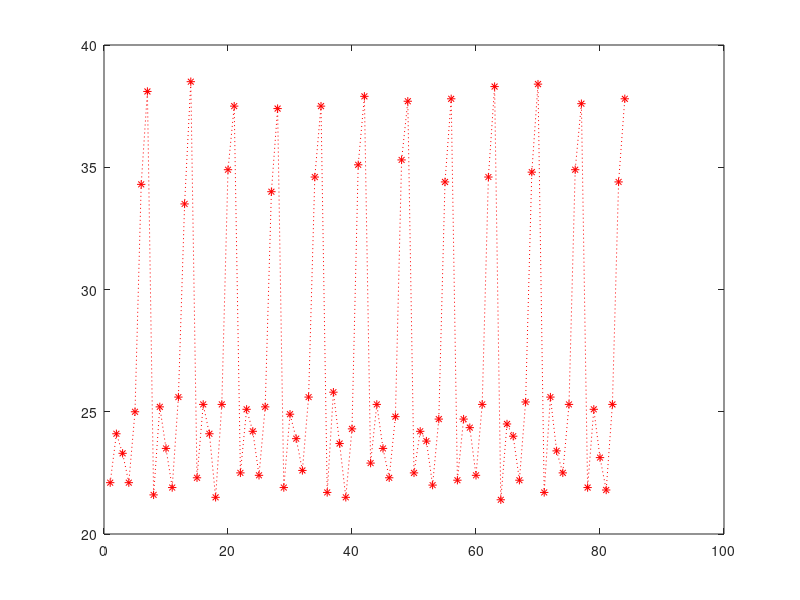

Reproduce this figure in MATLAB. (Note: this script raises an error after producing the figure.)
clear all;
clc;
date=[1,2,3,4,5,6,7,8,9,10,11,12,13,14,15,16,17,18,19,20,21,22,23,24,25,26,27,28,29,30,31,32,33,34,35,36,37,38,39,40,41,42,43,44,45,46,47,48,49,50,51,52,53,54,55,56,57,58,59,60,61,62,63,64,65,66,67,68,69,70,71,72,73,74,75,76,77,78,79,80,81,82,83,84];
power=[22.1 24.1 23.3 22.1 25 34.3 38.1  21.6 25.2 23.5 21.9 25.6 33.5 38.5  22.3 25.3 24.1 21.5 25.3 34.9 37.5  22.5 25.1 24.2 22.4 25.2 34 37.4 21.9 24.9 23.9 22.6 25.6 34.6 37.5  21.7 25.8 23.7 21.5 24.3 35.1 37.9  22.9 25.3 23.5 22.3 24.8 35.3 37.7  22.5 24.2 23.8 22 24.7 34.4 37.8 22.2 24.7 24.35 22.4 25.3 34.6 38.3  21.4 24.5 24 22.2 25.4 34.8 38.4  21.7 25.6 23.4 22.5 25.3 34.9 37.6  21.9 25.1 23.125 21.8 25.3 34.4 37.8];
plot(date,power,'*:red');
n=length(date);
Monday1=zeros;
Monday2=zeros;
Tuesday1=zeros;
Tuesday2=zeros;
Wednesday1=zeros;
Wednesday2=zeros;
Thursday1=zeros;
Thursday2=zeros;
Friday1=zeros;
Friday2=zeros;
Saturday1=zeros;
Saturday2=zeros;
Sunday1=zeros;
Sunday2=zeros;
for i=1:n
    if(mod(i,7)==1)
        Monday1(int8(i/7)+1)=date(i);
        Monday2(int8(i/7)+1)=power(i);
    else
        if(mod(i,7)==2)
           Tuesday1(int8(i/7)+1)=date(i);
           Tuesday2(int8(i/7)+1)=power(i);
        else
                if(mod(i,7)==3)
                    Wednesday1(int8(i/7)+1)=date(i);
                    Wednesday2(int8(i/7)+1)=power(i);
                else
                    if(mod(i,7)==4)
                        Thursday1(int8(i/7))=date(i);
                        Thursday2(int8(i/7))=power(i);
                    else
                        if(mod(i,7)==5)
                            Friday1(int8(i/7))=date(i);
                            Friday2(int8(i/7))=power(i);
                        else
                               if(mod(i,7)==6)
                                    Saturday1(int8(i/7))=date(i);
                                    Saturday2(int8(i/7))=power(i);
                               else
                                         if(mod(i,7)==0)
                                             Sunday1(int8(i/7))=date(i);
                                         Sunday2(int8(i/7))=power(i);
                                     end
                               end
                        end
                    end
                end
         end
    end
end 
RootMonday    =  RootCalciLinear(Monday1,Monday2,n/7);
RootTuesday   =  RootCalciLinear(Tuesday1,Tuesday2,n/7);
RootWednesday =  RootCalciQuad(Wednesday1,Wednesday2,n/7);
RootThursday  =  RootCalciQuad(Thursday1,Thursday2,n/7);
RootFriday    =  RootCalciQuad(Friday1,Friday2,n/7);
RootSaturday  =  RootCalciLinear(Saturday1,Saturday2,n/7);
RootSunday    =  RootCalciQuad(Sunday1,Sunday2,n/7);

SumMonday     =  SumCalciQuad(Monday1,Monday2,n/7);
SumTuesday    =  SumCalciQuad(Tuesday1,Tuesday2,n/7);
SumWednesday  =  SumCalciQuad(Wednesday1,Wednesday2,n/7);
SumThursday   =  SumCalciQuad(Thursday1,Thursday2,n/7);
SumFriday     =  SumCalciQuad(Friday1,Friday2,n/7);
SumSaturday   =  SumCalciLinear(Saturday1,Saturday2,n/7);
SumSunday     =  SumCalciQuad(Sunday1,Sunday2,n/7);

%S1=SumCalciLinear1(Saturday1,Saturday2,n/7);
%S2=SumCalciLinear1(Sunday1,Sunday2,n/7);
plot(Saturday1,SumSaturday,'*:red');
hold on
plot(Saturday1,Saturday2,'*:blue');
hold on 
function [D]  =   RootCalciQuad(a1,a2,a3)
            
            s1=0;
            s2=0;
            s3=0;
            s4=0;
            s5=0;
            s6=0;
            s7=0;
            for i=1:a3
            s1=s1+a1(i);
            s2=s2+a1(i)^2;
            s3=s3+a1(i)^3;
            s4=s4+a1(i)^4;
            s5=s5+a2(i);
            s6=s6+a1(i)*a2(i);
            s7=s7+(a1(i)^2)*a2(i);
            end
            a=[a3,s1,s2;s1,s2,s3;s2,s3,s4];
            b=[s5;s6;s7];
            C=inv(a);
            D=C*b;
end
function [E]  =   SumCalciQuad(a1,a2,a3)
            
            s1=0;
            s2=0;
            s3=0;
            s4=0;
            s5=0;
            s6=0;
            s7=0;
            for i=1:a3
            s1=s1+a1(i);
            s2=s2+a1(i)^2;
            s3=s3+a1(i)^3;
            s4=s4+a1(i)^4;
            s5=s5+a2(i);
            s6=s6+a1(i)*a2(i);
            s7=s7+(a1(i)^2)*a2(i);
            end
            a=[a3,s1,s2;s1,s2,s3;s2,s3,s4];
            b=[s5;s6;s7];
            C=inv(a);
            D=C*b;
            E=D(1,1)+D(2,1)*a1+D(3,1)*a1.^2;
end

function [E]  =   SumCalciLinear(a1,a2,a3)
            
            s1=0;
            s2=0;
            s3=0;
            s4=0;
            for i=1:a3
            s1=s1+a1(i);
            s2=s2+a1(i)^2;
            s3=s3+a2(i);
            s4=s4+a1(i)*a2(i);
            end
            a=[a3,s1;s1,s2];
            b=[s3;s4];
            C=inv(a);
            D=C*b;
            E=D(1,1)+D(2,1)*a1;
end
function [D]  =   SumCalciLinear1(a1,a2,a3)
            
            s1=0;
            s2=0;
            s3=0;
            s4=0;
            for i=1:a3
            s1=s1+a1(i);
            s2=s2+a1(i)^2;
            s3=s3+a2(i);
            s4=s4+a1(i)*a2(i);
            end
            a=[a3,s1;s1,s2];
            b=[s3;s4];
            C=inv(a);
            D=C*b;
            E=[s1 s2 s3 s4];%D(1,1)+D(2,1)*a1;
end


function [D]  =   RootCalciLinear(a1,a2,a3)
            
            s1=0;
            s2=0;
            s3=0;
            s4=0;
            for i=1:a3
            s1=s1+a1(i);
            s2=s2+a1(i)^2;
            s3=s3+a2(i);
            s4=s4+a1(i)*a2(i);
            end
            a=[a3,s1;s1,s2];
            b=[s3;s4];
            C=inv(a);
            D=C*b;
end